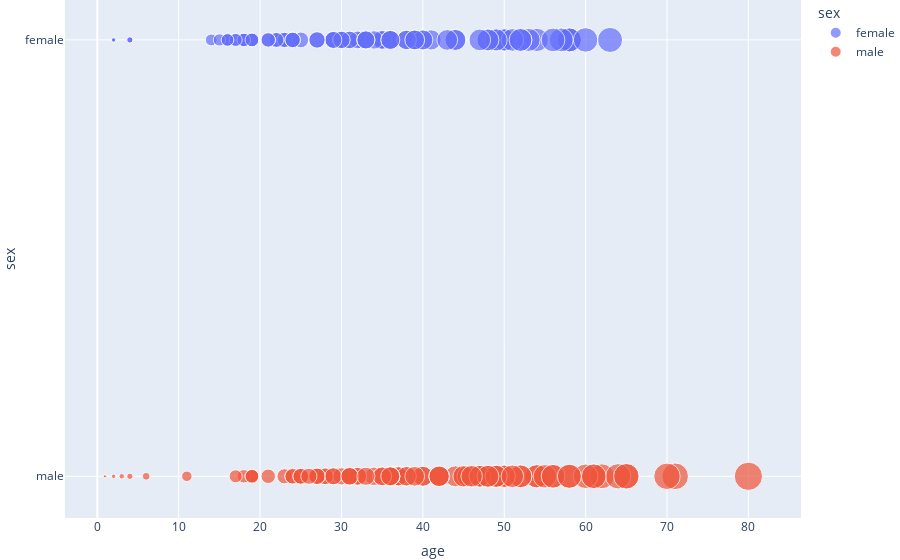

Write notebook code for a chart like this one.
### Code cell
# First figure shows the genders and ages of passengers
fig1 = px.scatter(df, x="age", y="sex", color="sex", size="age")
fig1.update_layout(margin=dict(l=0, r=0, b=0, t=0))
fig1.show()

### Figure 1 — Plotly figure (JSON) as saved in the notebook; plotly's stock layout.template omitted (floating-point values rounded to 4 significant figures)
{"data": [{"hovertemplate": "sex=%{y}<br>age=%{marker.size}<extra></extra>", "legendgroup": "female", "marker": {"color": "#636efa", "size": [38, 35, 4, 58, 49, 29, 23, 32.5, 19, 22, 50, 44, 58, 2, 31, 32, 35, 29, 30, 58, 35, 63, 19, 2, 50, 17, 30, 24, 18, 31, 40, 36, 36, 16, 41, 24, 24, 22, 60, 24, 23, 24, 33, 14, 23, 35, 54, 25, 16, 34, 30, 44, 22, 36, 48, 39, 53, 39, 39, 18, 52, 40, 4, 21, 24, 15, 18, 24, 38, 27, 29, 21, 33, 36, 51, 57, 43, 17, 49, 33, 52, 27, 39, 16, 48, 47, 56, 19], "sizemode": "area", "sizeref": 0.2, "symbol": "circle"}, "mode": "markers", "name": "female", "orientation": "h", "showlegend": true, "type": "scatter", "x": [38, 35, 4, 58, 49, 29, 23, 32.5, 19, 22, 50, 44, 58, 2, 31, 32, 35, 29, 30, 58, 35, 63, 19, 2, 50, 17, 30, 24, 18, 31, 40, 36, 36, 16, 41, 24, 24, 22, 60, 24, 23, 24, 33, 14, 23, 35, 54, 25, 16, 34, 30, 44, 22, 36, 48, 39, 53, 39, 39, 18, 52, 40, 4, 21, 24, 15, 18, 24, 38, 27, 29, 21, 33, 36, 51, 57, 43, 17, 49, 33, 52, 27, 39, 16, 48, 47, 56, 19], "xaxis": "x", "y": ["female", "female", "female", "female", "female", "female", "female", "female", "female", "female", "female", "female", "female", "female", "female", "female", "female", "female", "female", "female", "female", "female", "female", "female", "female", "female", "female", "female", "female", "female", "female", "female", "female", "female", "female", "female", "female", "female", "female", "female", "female", "female", "female", "female", "female", "female", "female", "female", "female", "female", "female", "female", "female", "female", "female", "female", "female", "female", "female", "female", "female", "female", "female", "female", "female", "female", "female", "female", "female", "female", "female", "female", "female", "female", "female", "female", "female", "female", "female", "female", "female", "female", "female", "female", "female", "female", "female", "female"], "yaxis": "y"}, {"hovertemplate": "sex=%{y}<br>age=%{marker.size}<extra></extra>", "legendgroup": "male", "marker": {"color": "#EF553B", "size": [54, 34, 28, 19, 65, 45, 25, 46, 71, 23, 21, 47, 24, 54, 37, 24, 36.5, 61, 56, 1, 3, 40, 38, 44, 37, 62, 52, 40, 37, 36, 0.92, 45.5, 38, 29, 2, 25, 27, 36, 32, 28, 50, 64, 4, 52, 30, 49, 65, 48, 47, 25, 58, 55, 18, 36, 47, 45, 50, 17, 36, 36, 60, 49, 42, 61, 80, 32, 48, 56, 58, 47, 31, 36, 27, 31, 49, 42, 35, 42, 48, 19, 27, 35, 36, 70, 19, 6, 29, 46, 11, 39, 51, 31, 33, 26], "sizemode": "area", "sizeref": 0.2, "symbol": "circle"}, "mode": "markers", "name": "male", "orientation": "h", "showlegend": true, "type": "scatter", "x": [54, 34, 28, 19, 65, 45, 25, 46, 71, 23, 21, 47, 24, 54, 37, 24, 36.5, 61, 56, 1, 3, 40, 38, 44, 37, 62, 52, 40, 37, 36, 0.92, 45.5, 38, 29, 2, 25, 27, 36, 32, 28, 50, 64, 4, 52, 30, 49, 65, 48, 47, 25, 58, 55, 18, 36, 47, 45, 50, 17, 36, 36, 60, 49, 42, 61, 80, 32, 48, 56, 58, 47, 31, 36, 27, 31, 49, 42, 35, 42, 48, 19, 27, 35, 36, 70, 19, 6, 29, 46, 11, 39, 51, 31, 33, 26], "xaxis": "x", "y": ["male", "male", "male", "male", "male", "male", "male", "male", "male", "male", "male", "male", "male", "male", "male", "male", "male", "male", "male", "male", "male", "male", "male", "male", "male", "male", "male", "male", "male", "male", "male", "male", "male", "male", "male", "male", "male", "male", "male", "male", "male", "male", "male", "male", "male", "male", "male", "male", "male", "male", "male", "male", "male", "male", "male", "male", "male", "male", "male", "male", "male", "male", "male", "male", "male", "male", "male", "male", "male", "male", "male", "male", "male", "male", "male", "male", "male", "male", "male", "male", "male", "male", "male", "male", "male", "male", "male", "male", "male", "male", "male", "male", "male", "male"], "yaxis": "y"}], "layout": {"autosize": true, "legend": {"itemsizing": "constant", "title": {"text": "sex"}, "tracegroupgap": 0}, "margin": {"b": 0, "l": 0, "r": 0, "t": 0}, "xaxis": {"anchor": "y", "autorange": true, "domain": [0, 1], "range": [-3.753, 85.56], "title": {"text": "age"}, "type": "linear"}, "yaxis": {"anchor": "x", "autorange": true, "categoryarray": ["male", "female"], "categoryorder": "array", "domain": [0, 1], "range": [-0.1235, 1.117], "title": {"text": "sex"}, "type": "category"}}}
